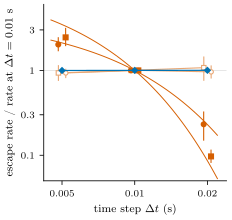

This chart was generated by the following Python code:
"""Fig 5: the time-step signature. Runs from figures/data/fig5.json (written by experiments/E3/analyze.py)."""
import json

import matplotlib.colors as mc
import numpy as np

from common import ARM_COLOURS, HERE, fig_half, qa, save

d = json.load(open(HERE / "data" / "fig5.json"))
V = ARM_COLOURS["noise"]
V_LIGHT = mc.to_hex(0.55 * np.array(mc.to_rgb(V)) + 0.45)
B = ARM_COLOURS["C3 RVO2"]
MARK = {"b1p5": "o", "b2p5": "s"}
dts = np.array(d["dts"])
grid = np.array(d["grid"])

fig = fig_half(5.6)
ax = fig.subplots()
ax.axhline(1.0, color="0.85", lw=0.5, zorder=0)

off = {"b1p5": 0.965, "b2p5": 1.035}
for lv in ("b1p5", "b2p5"):
    ps, ds = d["per_step"][lv], d["dt_scaled"][lv]
    ax.plot(grid, ps["pred"], color=V, lw=0.7, zorder=2)
    # dt-scaled noise: light vermillion, open markers
    m = np.array(ds["mean"])
    ax.plot(dts * off[lv] ** -1, m, color=V_LIGHT, lw=0.8, zorder=2)
    for x, (lo, hi) in zip(dts * off[lv] ** -1, ds["ci95"]):
        ax.plot([x, x], [lo, hi], color=V_LIGHT, lw=0.8, zorder=2)
    ax.plot(dts * off[lv] ** -1, m, ls="none", marker=MARK[lv], ms=3.2, mfc="white", mec=V_LIGHT, mew=0.8, zorder=3)
    # per-step noise: vermillion, filled markers
    m = np.array(ps["mean"])
    for x, (lo, hi) in zip(dts * off[lv], ps["ci95"]):
        ax.plot([x, x], [lo, hi], color=V, lw=0.8, zorder=4)
    ax.plot(dts * off[lv], m, ls="none", marker=MARK[lv], ms=3.4, mfc=V, mec=V, zorder=5)

c3 = np.array(d["C3_rvo2"]["mean"])
ax.plot(dts, c3, color=B, lw=0.9, marker="D", ms=2.8, zorder=6)

ax.set_xscale("log")
ax.set_yscale("log")
ax.set_xlim(0.0042, 0.024)
ax.set_xticks(dts)
ax.set_xticklabels(["0.005", "0.01", "0.02"])
ax.minorticks_off()
ax.set_ylim(0.05, 6)
ax.set_yticks([0.1, 0.3, 1, 3])
ax.set_yticklabels(["0.1", "0.3", "1", "3"])
ax.set_xlabel(r"time step $\Delta t$ (s)")
ax.set_ylabel(r"escape rate / rate at $\Delta t = 0.01$ s")

save(fig, "fig5_dt")
qa("fig5_dt")
